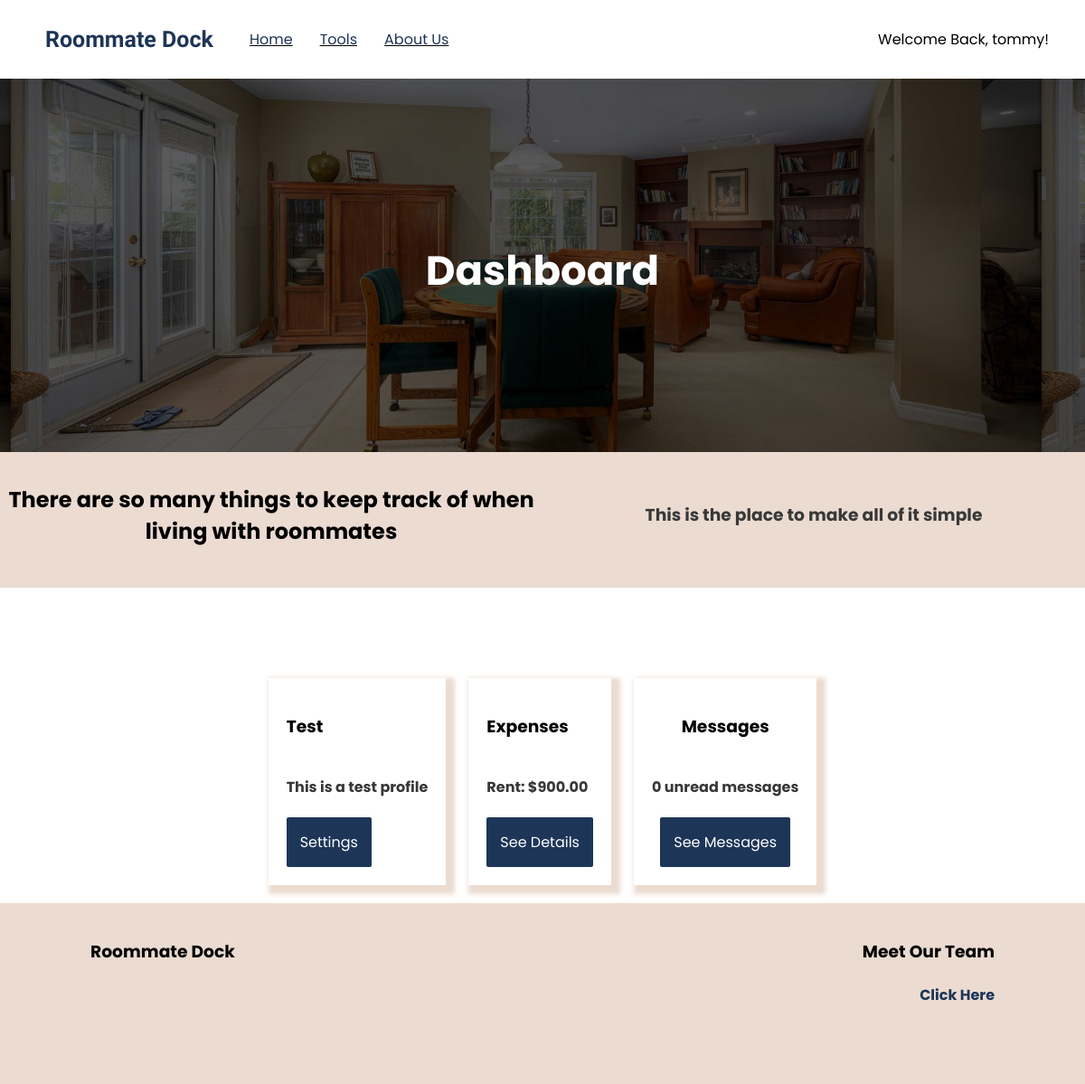
Page /rentsplit/ (signed in) on the earlier database version.
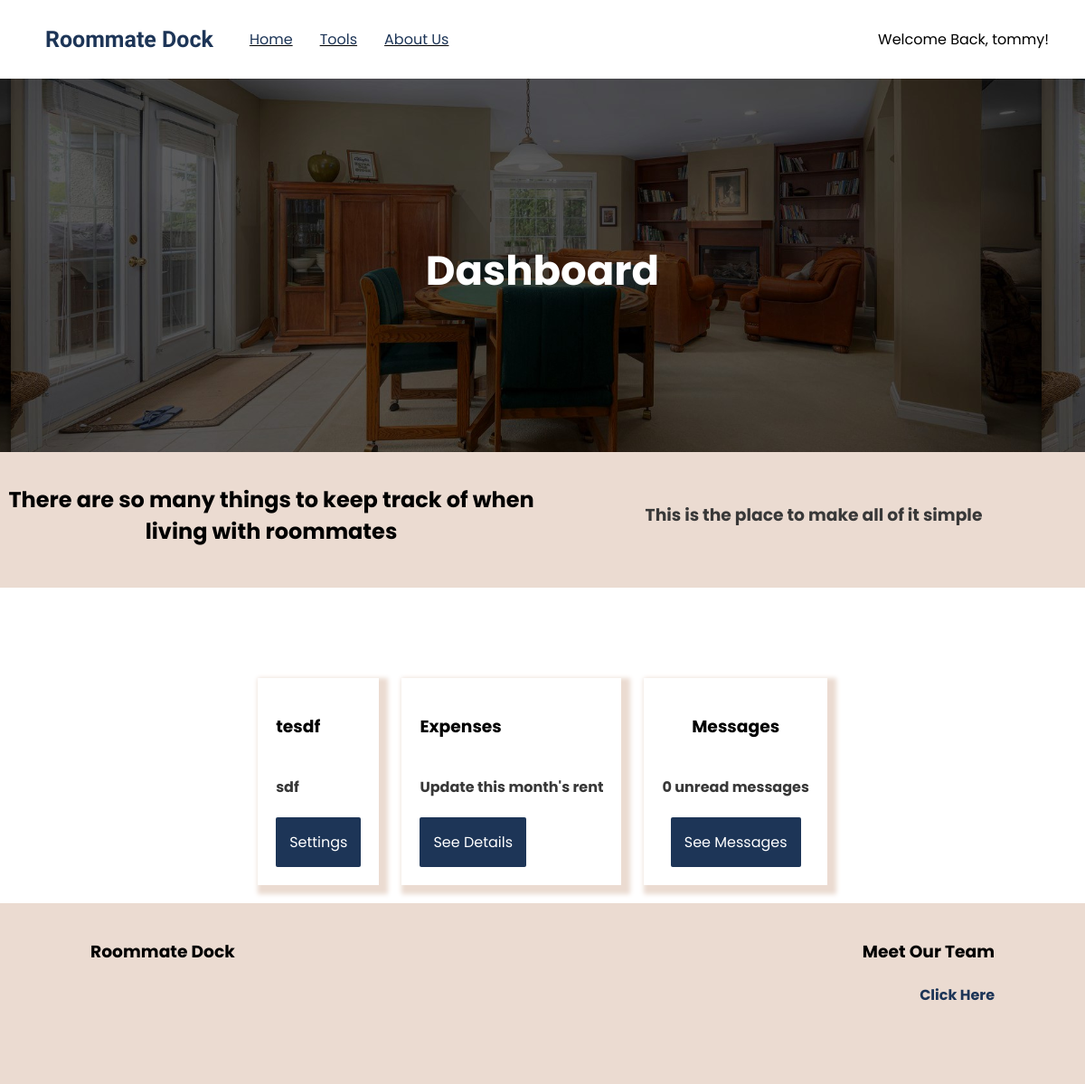
Same page on the later database version.
### rentsplit/models.py (models this page shows, shortened)
class ProfileAuth(models.Model):
    name = models.CharField(max_length=64, unique=True)
    rent = models.IntegerField(default=0)
    users = models.ManyToManyField(User, related_name='profile')
    description = models.CharField(max_length=120, null=True)

### rentsplit/views.py (the view)
# urls.py: path('', views.index, name='index'),
@login_required(login_url = 'users:login')
def index(request):
    user = request.user
    try:
        profile = ProfileAuth.objects.get(users=user)
        user_profiles = user.profile.all()
        calculated_rents = results(profile)
        all_mes = Message.objects.filter(profile=profile)
        unread_count = all_mes.exclude(users_read=user).count()
        return render(request, 'rentsplit/index.html', {
            'user_profiles': user_profiles,
            'calculated_rents': calculated_rents,
            'all_mes': all_mes,
            'unread_count': unread_count
        })
    except:
        user_profiles = None
        calculated_rents = None
        return render(request, 'rentsplit/index.html', {
            'user_profiles': user_profiles,
            'calculated_rents': calculated_rents,
        })

### rentsplit/templates/rentsplit/index.html (shortened to what this page needs)
{% extends 'dock/layout-landing.html' %}
{% block head %}
{% load static %}
{% endblock head %}
{% block body %}
<div class="content-wrapper app-banner background-image-divider-main center">
    <h1 class='padding-top white-text main-text big-text'>Dashboard</h1>
</div>
<div class="banner next-to-eachother padding-top-small padding-bottom-small center">
    <div class="half-div center">
        <h2 class='main-text' style='text-align:center;'>There are so many things to keep track of when living with roommates</h2>
    </div>
    <div class="half-div center">
        <h3 class='sub-text'>This is the place to make all of it simple</h3>
    </div>
</div>
    <div class="content-wrapper center mobile-fit-content">
        <div>
            <div class='next-to-eachother center'>
                {% if request.user.profile.all %}
                    {% for profile in user_profiles %}
                    {% if profile.name %}
                    <div class="big-card margin-top margin-bottom stack-divs mobile-width margin-right">
                        <h3 class='main-text'>{{profile.name}}</h3>
                        <h4 class='sub-text'>{{profile.description}}</h4>
                        <a href="{% url 'rentsplit:profile-settings' profile.name%}" class='main-button'>Settings</a>
                    </div>
                    <div class="big-card margin-top margin-bottom stack-divs mobile-width margin-right">
                        <h3 class='main-text'>Expenses</h3>
                        {% if profile.rent == 0 %}
                            <h4 class='sub-text'>Update this month's rent</h4>
                        {% else %}
                            <h4 class='sub-text'>Rent: ${{profile.rent|floatformat:2}}</h4>
                        {% endif %}
                        <a href="{% url 'rentsplit:user-profile' profile.name %}" class='main-button'>See Details</a>
                    </div>
                    {% endif %}
                    {% endfor %}
                        <div class="big-card stack-divs mobile-width margin-top margin-bottom center">
                            <h3 class='main-text'>Messages</h3>
                            <h4 class='sub-text'>{{unread_count}} unread messages</h4>
                            <a href="{% url 'messageboard:index' request.user.profile.get.name%}" class='main-button'>See Messages</a>
                        </div>
                {% endif %}
            </div>
        </div>
    </div>
    {% endblock %}

Differences in the rows shown:
removed ProfileAuth: name "Test", description "This is a test profile", rent "900.00"
added ProfileAuth: name "tesdf", description "sdf", rent "Update this month's rent"
